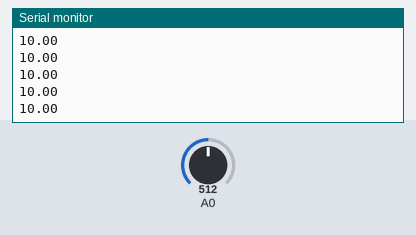
Recording of a sketch running on a simulated Arduino Uno, built with avr-gcc and run on an emulated ATmega328P. Shown: the last lines printed to the serial monitor. The test bench sets the inputs (shaded band); at power-on: A0 = 512.

Above: at 1.2 s.
1.3 s: A0 set to 716
At 1.32 s:
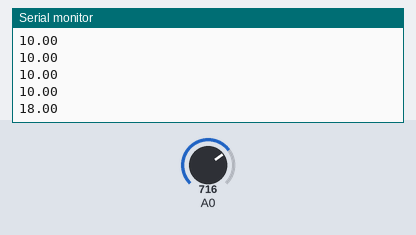
2.8 s: A0 set to 900
At 2.82 s:
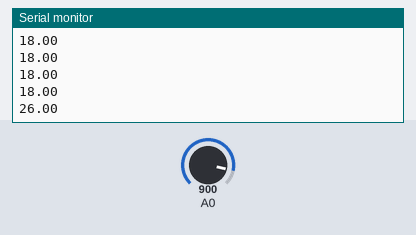
Timing chart, 0 to 5.8 s (numbered marks = the images above; inputs shaded):
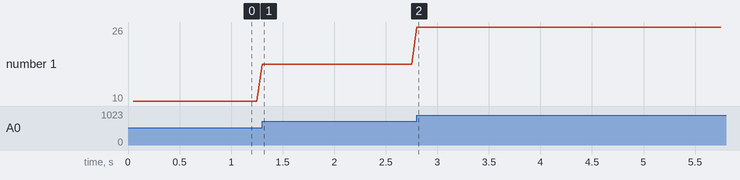

The sketch:

datalogger.ino
```cpp
#include <MsTimer2.h>

//åben seriel Plotter
void setup() {
  // put your setup code here, to run once:
  Serial.begin(115200);

  MsTimer2::set(50, analogin); // 50ms period
  MsTimer2::start();

}

void loop() {
  // put your main code here, to run repeatedly:


}
//ISR rutine = ISR = interupt service routine
void analogin()
{
  Serial.println((float)map(analogRead(A0), 0, 1023, -10, 31)); //(float) = at caste
}
```

Measured:
- after the input at 1.3 s, the serial monitor: prints a new line at once (image 1)
- after the input at 2.8 s, the serial monitor: prints a new line at once (image 2)
- plotted number 1: 10 → 18 after the input at 1.3 s, 18 → 26 after the input at 2.8 s
